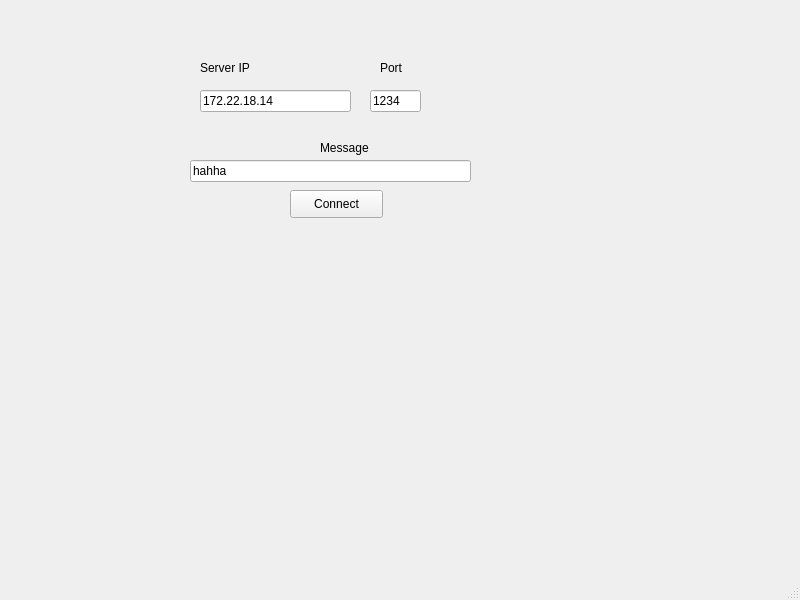
<?xml version="1.0" encoding="UTF-8"?>
<ui version="4.0">
 <class>MainWindow</class>
 <widget class="QMainWindow" name="MainWindow">
  <property name="geometry">
   <rect>
    <x>0</x>
    <y>0</y>
    <width>800</width>
    <height>600</height>
   </rect>
  </property>
  <property name="windowTitle">
   <string>MainWindow</string>
  </property>
  <widget class="QWidget" name="centralwidget">
   <widget class="QLineEdit" name="messageEdit">
    <property name="enabled">
     <bool>true</bool>
    </property>
    <property name="geometry">
     <rect>
      <x>190</x>
      <y>160</y>
      <width>281</width>
      <height>22</height>
     </rect>
    </property>
    <property name="text">
     <string>hahha</string>
    </property>
   </widget>
   <widget class="QPushButton" name="connButton">
    <property name="geometry">
     <rect>
      <x>290</x>
      <y>190</y>
      <width>93</width>
      <height>28</height>
     </rect>
    </property>
    <property name="text">
     <string>Connect</string>
    </property>
   </widget>
   <widget class="QLineEdit" name="ipEdit">
    <property name="geometry">
     <rect>
      <x>200</x>
      <y>90</y>
      <width>151</width>
      <height>22</height>
     </rect>
    </property>
    <property name="text">
     <string>172.22.18.14</string>
    </property>
   </widget>
   <widget class="QLabel" name="label">
    <property name="geometry">
     <rect>
      <x>200</x>
      <y>60</y>
      <width>131</width>
      <height>16</height>
     </rect>
    </property>
    <property name="text">
     <string>Server IP</string>
    </property>
   </widget>
   <widget class="QLabel" name="label_2">
    <property name="geometry">
     <rect>
      <x>320</x>
      <y>140</y>
      <width>56</width>
      <height>16</height>
     </rect>
    </property>
    <property name="text">
     <string>Message</string>
    </property>
   </widget>
   <widget class="QLineEdit" name="portEdit">
    <property name="geometry">
     <rect>
      <x>370</x>
      <y>90</y>
      <width>51</width>
      <height>22</height>
     </rect>
    </property>
    <property name="text">
     <string>1234</string>
    </property>
   </widget>
   <widget class="QLabel" name="label_5">
    <property name="geometry">
     <rect>
      <x>380</x>
      <y>60</y>
      <width>31</width>
      <height>16</height>
     </rect>
    </property>
    <property name="text">
     <string>Port</string>
    </property>
   </widget>
  </widget>
  <widget class="QMenuBar" name="menubar">
   <property name="geometry">
    <rect>
     <x>0</x>
     <y>0</y>
     <width>800</width>
     <height>26</height>
    </rect>
   </property>
  </widget>
  <widget class="QStatusBar" name="statusbar"/>
 </widget>
 <resources/>
 <connections/>
</ui>
